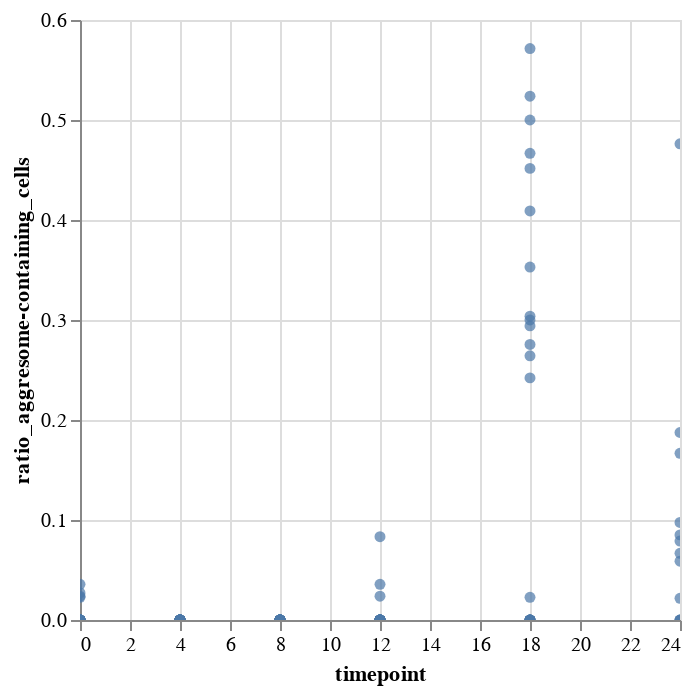

This figure's notebook cell:
### Code cell
alt.Chart(result).mark_circle(size=30).encode(
    x="timepoint",
    y="ratio_aggresome-containing_cells"
).interactive()

### Figure 1 — Vega-Lite specification as saved in the notebook (floating-point values rounded to 4 significant figures)
{"config": {"view": {"continuousWidth": 300, "continuousHeight": 300}}, "data": {"name": "data-06058c861d6c6b917c44b36e37441516"}, "mark": {"type": "circle", "size": 30}, "encoding": {"x": {"field": "timepoint", "type": "quantitative"}, "y": {"field": "ratio_aggresome-containing_cells", "type": "quantitative"}}, "params": [{"name": "param_1", "select": {"type": "interval", "encodings": ["x", "y"]}, "bind": "scales"}], "$schema": "https://vega.github.io/schema/vega-lite/v5.20.1.json", "datasets": {"data-06058c861d6c6b917c44b36e37441516": [{"timepoint": 0, "replicate": 1, "num_cells": 63, "num_aggresomes": 0.0, "ratio_aggresome-containing_cells": 0.0}, {"timepoint": 0, "replicate": 2, "num_cells": 65, "num_aggresomes": 0.0, "ratio_aggresome-containing_cells": 0.0}, {"timepoint": 0, "replicate": 3, "num_cells": 85, "num_aggresomes": 0.0, "ratio_aggresome-containing_cells": 0.0}, {"timepoint": 0, "replicate": 4, "num_cells": 90, "num_aggresomes": 0.0, "ratio_aggresome-containing_cells": 0.0}, {"timepoint": 0, "replicate": 5, "num_cells": 84, "num_aggresomes": 2.0, "ratio_aggresome-containing_cells": 0.02381}, {"timepoint": 0, "replicate": 6, "num_cells": 66, "num_aggresomes": 0.0, "ratio_aggresome-containing_cells": 0.0}, {"timepoint": 0, "replicate": 7, "num_cells": 41, "num_aggresomes": 0.0, "ratio_aggresome-containing_cells": 0.0}, {"timepoint": 0, "replicate": 8, "num_cells": 48, "num_aggresomes": 0.0, "ratio_aggresome-containing_cells": 0.0}, {"timepoint": 0, "replicate": 9, "num_cells": 44, "num_aggresomes": 1.0, "ratio_aggresome-containing_cells": 0.02273}, {"timepoint": 0, "replicate": 10, "num_cells": 37, "num_aggresomes": 1.0, "ratio_aggresome-containing_cells": 0.02703}, {"timepoint": 0, "replicate": 11, "num_cells": 32, "num_aggresomes": 0.0, "ratio_aggresome-containing_cells": 0.0}, {"timepoint": 0, "replicate": 12, "num_cells": 44, "num_aggresomes": 0.0, "ratio_aggresome-containing_cells": 0.0}, {"timepoint": 0, "replicate": 13, "num_cells": 53, "num_aggresomes": 0.0, "ratio_aggresome-containing_cells": 0.0}, {"timepoint": 0, "replicate": 14, "num_cells": 52, "num_aggresomes": 0.0, "ratio_aggresome-containing_cells": 0.0}, {"timepoint": 0, "replicate": 15, "num_cells": 61, "num_aggresomes": 0.0, "ratio_aggresome-containing_cells": 0.0}, {"timepoint": 0, "replicate": 16, "num_cells": 41, "num_aggresomes": 0.0, "ratio_aggresome-containing_cells": 0.0}, {"timepoint": 0, "replicate": 17, "num_cells": 37, "num_aggresomes": 0.0, "ratio_aggresome-containing_cells": 0.0}, {"timepoint": 0, "replicate": 18, "num_cells": 28, "num_aggresomes": 1.0, "ratio_aggresome-containing_cells": 0.03571}, {"timepoint": 0, "replicate": 19, "num_cells": 31, "num_aggresomes": 0.0, "ratio_aggresome-containing_cells": 0.0}, {"timepoint": 0, "replicate": 20, "num_cells": 34, "num_aggresomes": 0.0, "ratio_aggresome-containing_cells": 0.0}, {"timepoint": 0, "replicate": 21, "num_cells": 42, "num_aggresomes": 0.0, "ratio_aggresome-containing_cells": 0.0}, {"timepoint": 4, "replicate": 1, "num_cells": 40, "num_aggresomes": 0.0, "ratio_aggresome-containing_cells": 0.0}, {"timepoint": 4, "replicate": 2, "num_cells": 57, "num_aggresomes": 0.0, "ratio_aggresome-containing_cells": 0.0}, {"timepoint": 4, "replicate": 3, "num_cells": 36, "num_aggresomes": 0.0, "ratio_aggresome-containing_cells": 0.0}, {"timepoint": 4, "replicate": 4, "num_cells": 34, "num_aggresomes": 0.0, "ratio_aggresome-containing_cells": 0.0}, {"timepoint": 4, "replicate": 5, "num_cells": 46, "num_aggresomes": 0.0, "ratio_aggresome-containing_cells": 0.0}, {"timepoint": 4, "replicate": 6, "num_cells": 48, "num_aggresomes": 0.0, "ratio_aggresome-containing_cells": 0.0}, {"timepoint": 4, "replicate": 7, "num_cells": 63, "num_aggresomes": 0.0, "ratio_aggresome-containing_cells": 0.0}, {"timepoint": 4, "replicate": 8, "num_cells": 39, "num_aggresomes": 0.0, "ratio_aggresome-containing_cells": 0.0}, {"timepoint": 4, "replicate": 9, "num_cells": 45, "num_aggresomes": 0.0, "ratio_aggresome-containing_cells": 0.0}, {"timepoint": 4, "replicate": 10, "num_cells": 30, "num_aggresomes": 0.0, "ratio_aggresome-containing_cells": 0.0}, {"timepoint": 4, "replicate": 11, "num_cells": 34, "num_aggresomes": 0.0, "ratio_aggresome-containing_cells": 0.0}, {"timepoint": 4, "replicate": 12, "num_cells": 40, "num_aggresomes": 0.0, "ratio_aggresome-containing_cells": 0.0}, {"timepoint": 4, "replicate": 13, "num_cells": 33, "num_aggresomes": 0.0, "ratio_aggresome-containing_cells": 0.0}, {"timepoint": 4, "replicate": 14, "num_cells": 47, "num_aggresomes": 0.0, "ratio_aggresome-containing_cells": 0.0}, {"timepoint": 4, "replicate": 15, "num_cells": 29, "num_aggresomes": 0.0, "ratio_aggresome-containing_cells": 0.0}, {"timepoint": 4, "replicate": 16, "num_cells": 27, "num_aggresomes": 0.0, "ratio_aggresome-containing_cells": 0.0}, {"timepoint": 4, "replicate": 17, "num_cells": 23, "num_aggresomes": 0.0, "ratio_aggresome-containing_cells": 0.0}, {"timepoint": 4, "replicate": 18, "num_cells": 24, "num_aggresomes": 0.0, "ratio_aggresome-containing_cells": 0.0}, {"timepoint": 4, "replicate": 19, "num_cells": 33, "num_aggresomes": 0.0, "ratio_aggresome-containing_cells": 0.0}, {"timepoint": 4, "replicate": 20, "num_cells": 21, "num_aggresomes": 0.0, "ratio_aggresome-containing_cells": 0.0}, {"timepoint": 4, "replicate": 21, "num_cells": 18, "num_aggresomes": 0.0, "ratio_aggresome-containing_cells": 0.0}, {"timepoint": 8, "replicate": 1, "num_cells": 41, "num_aggresomes": 0.0, "ratio_aggresome-containing_cells": 0.0}, {"timepoint": 8, "replicate": 2, "num_cells": 39, "num_aggresomes": 0.0, "ratio_aggresome-containing_cells": 0.0}, {"timepoint": 8, "replicate": 3, "num_cells": 30, "num_aggresomes": 0.0, "ratio_aggresome-containing_cells": 0.0}, {"timepoint": 8, "replicate": 4, "num_cells": 13, "num_aggresomes": 0.0, "ratio_aggresome-containing_cells": 0.0}, {"timepoint": 8, "replicate": 5, "num_cells": 23, "num_aggresomes": 0.0, "ratio_aggresome-containing_cells": 0.0}, {"timepoint": 8, "replicate": 6, "num_cells": 33, "num_aggresomes": 0.0, "ratio_aggresome-containing_cells": 0.0}, {"timepoint": 8, "replicate": 7, "num_cells": 41, "num_aggresomes": 0.0, "ratio_aggresome-containing_cells": 0.0}, {"timepoint": 8, "replicate": 8, "num_cells": 24, "num_aggresomes": 0.0, "ratio_aggresome-containing_cells": 0.0}, {"timepoint": 8, "replicate": 9, "num_cells": 19, "num_aggresomes": 0.0, "ratio_aggresome-containing_cells": 0.0}, {"timepoint": 8, "replicate": 10, "num_cells": 26, "num_aggresomes": 0.0, "ratio_aggresome-containing_cells": 0.0}, {"timepoint": 8, "replicate": 11, "num_cells": 29, "num_aggresomes": 0.0, "ratio_aggresome-containing_cells": 0.0}, {"timepoint": 8, "replicate": 12, "num_cells": 25, "num_aggresomes": 0.0, "ratio_aggresome-containing_cells": 0.0}, {"timepoint": 8, "replicate": 13, "num_cells": 24, "num_aggresomes": 0.0, "ratio_aggresome-containing_cells": 0.0}, {"timepoint": 8, "replicate": 14, "num_cells": 20, "num_aggresomes": 0.0, "ratio_aggresome-containing_cells": 0.0}, {"timepoint": 8, "replicate": 15, "num_cells": 30, "num_aggresomes": 0.0, "ratio_aggresome-containing_cells": 0.0}, {"timepoint": 8, "replicate": 16, "num_cells": 35, "num_aggresomes": 0.0, "ratio_aggresome-containing_cells": 0.0}, {"timepoint": 8, "replicate": 17, "num_cells": 52, "num_aggresomes": 0.0, "ratio_aggresome-containing_cells": 0.0}, {"timepoint": 8, "replicate": 18, "num_cells": 59, "num_aggresomes": 0.0, "ratio_aggresome-containing_cells": 0.0}, {"timepoint": 8, "replicate": 19, "num_cells": 63, "num_aggresomes": 0.0, "ratio_aggresome-containing_cells": 0.0}, {"timepoint": 8, "replicate": 20, "num_cells": 32, "num_aggresomes": 0.0, "ratio_aggresome-containing_cells": 0.0}, {"timepoint": 12, "replicate": 1, "num_cells": 36, "num_aggresomes": 3.0, "ratio_aggresome-containing_cells": 0.08333}, {"timepoint": 12, "replicate": 2, "num_cells": 36, "num_aggresomes": 0.0, "ratio_aggresome-containing_cells": 0.0}, {"timepoint": 12, "replicate": 3, "num_cells": 36, "num_aggresomes": 0.0, "ratio_aggresome-containing_cells": 0.0}, {"timepoint": 12, "replicate": 4, "num_cells": 33, "num_aggresomes": 0.0, "ratio_aggresome-containing_cells": 0.0}, {"timepoint": 12, "replicate": 5, "num_cells": 38, "num_aggresomes": 0.0, "ratio_aggresome-containing_cells": 0.0}, {"timepoint": 12, "replicate": 6, "num_cells": 44, "num_aggresomes": 0.0, "ratio_aggresome-containing_cells": 0.0}, {"timepoint": 12, "replicate": 7, "num_cells": 49, "num_aggresomes": 0.0, "ratio_aggresome-containing_cells": 0.0}, {"timepoint": 12, "replicate": 8, "num_cells": 28, "num_aggresomes": 1.0, "ratio_aggresome-containing_cells": 0.03571}, {"timepoint": 12, "replicate": 9, "num_cells": 45, "num_aggresomes": 0.0, "ratio_aggresome-containing_cells": 0.0}, {"timepoint": 12, "replicate": 10, "num_cells": 37, "num_aggresomes": 0.0, "ratio_aggresome-containing_cells": 0.0}, {"timepoint": 12, "replicate": 11, "num_cells": 53, "num_aggresomes": 0.0, "ratio_aggresome-containing_cells": 0.0}, {"timepoint": 12, "replicate": 12, "num_cells": 42, "num_aggresomes": 1.0, "ratio_aggresome-containing_cells": 0.02381}, {"timepoint": 12, "replicate": 13, "num_cells": 47, "num_aggresomes": 0.0, "ratio_aggresome-containing_cells": 0.0}, {"timepoint": 12, "replicate": 14, "num_cells": 47, "num_aggresomes": 0.0, "ratio_aggresome-containing_cells": 0.0}, {"timepoint": 12, "replicate": 15, "num_cells": 39, "num_aggresomes": 0.0, "ratio_aggresome-containing_cells": 0.0}, {"timepoint": 12, "replicate": 16, "num_cells": 48, "num_aggresomes": 0.0, "ratio_aggresome-containing_cells": 0.0}, {"timepoint": 12, "replicate": 17, "num_cells": 53, "num_aggresomes": 0.0, "ratio_aggresome-containing_cells": 0.0}, {"timepoint": 12, "replicate": 18, "num_cells": 44, "num_aggresomes": 0.0, "ratio_aggresome-containing_cells": 0.0}, {"timepoint": 12, "replicate": 19, "num_cells": 54, "num_aggresomes": 0.0, "ratio_aggresome-containing_cells": 0.0}, {"timepoint": 12, "replicate": 20, "num_cells": 52, "num_aggresomes": 0.0, "ratio_aggresome-containing_cells": 0.0}, {"timepoint": 18, "replicate": 1, "num_cells": 98, "num_aggresomes": 27.0, "ratio_aggresome-containing_cells": 0.2755}, {"timepoint": 18, "replicate": 2, "num_cells": 95, "num_aggresomes": 23.0, "ratio_aggresome-containing_cells": 0.2421}, {"timepoint": 18, "replicate": 3, "num_cells": 30, "num_aggresomes": 14.0, "ratio_aggresome-containing_cells": 0.4667}, {"timepoint": 18, "replicate": 4, "num_cells": 28, "num_aggresomes": 16.0, "ratio_aggresome-containing_cells": 0.5714}, {"timepoint": 18, "replicate": 5, "num_cells": 79, "num_aggresomes": 24.0, "ratio_aggresome-containing_cells": 0.3038}, {"timepoint": 18, "replicate": 6, "num_cells": 53, "num_aggresomes": 14.0, "ratio_aggresome-containing_cells": 0.2642}, {"timepoint": 18, "replicate": 7, "num_cells": 34, "num_aggresomes": 10.0, "ratio_aggresome-containing_cells": 0.2941}, {"timepoint": 18, "replicate": 8, "num_cells": 21, "num_aggresomes": 11.0, "ratio_aggresome-containing_cells": 0.5238}, {"timepoint": 18, "replicate": 9, "num_cells": 17, "num_aggresomes": 6.0, "ratio_aggresome-containing_cells": 0.3529}, {"timepoint": 18, "replicate": 10, "num_cells": 20, "num_aggresomes": 6.0, "ratio_aggresome-containing_cells": 0.3}, {"timepoint": 18, "replicate": 11, "num_cells": 31, "num_aggresomes": 14.0, "ratio_aggresome-containing_cells": 0.4516}, {"timepoint": 18, "replicate": 12, "num_cells": 26, "num_aggresomes": 13.0, "ratio_aggresome-containing_cells": 0.5}, {"timepoint": 18, "replicate": 13, "num_cells": 22, "num_aggresomes": 9.0, "ratio_aggresome-containing_cells": 0.4091}, {"timepoint": 18, "replicate": 14, "num_cells": 40, "num_aggresomes": 0.0, "ratio_aggresome-containing_cells": 0.0}, {"timepoint": 18, "replicate": 15, "num_cells": 30, "num_aggresomes": 0.0, "ratio_aggresome-containing_cells": 0.0}, {"timepoint": 18, "replicate": 16, "num_cells": 44, "num_aggresomes": 1.0, "ratio_aggresome-containing_cells": 0.02273}, {"timepoint": 18, "replicate": 17, "num_cells": 40, "num_aggresomes": 0.0, "ratio_aggresome-containing_cells": 0.0}, {"timepoint": 18, "replicate": 18, "num_cells": 51, "num_aggresomes": 0.0, "ratio_aggresome-containing_cells": 0.0}, {"timepoint": 18, "replicate": 19, "num_cells": 47, "num_aggresomes": 0.0, "ratio_aggresome-containing_cells": 0.0}, {"timepoint": 18, "replicate": 20, "num_cells": 34, "num_aggresomes": 0.0, "ratio_aggresome-containing_cells": 0.0}, {"timepoint": 18, "replicate": 21, "num_cells": 31, "num_aggresomes": 0.0, "ratio_aggresome-containing_cells": 0.0}, {"timepoint": 18, "replicate": 22, "num_cells": 38, "num_aggresomes": 0.0, "ratio_aggresome-containing_cells": 0.0}, {"timepoint": 24, "replicate": 1, "num_cells": 36, "num_aggresomes": 0.0, "ratio_aggresome-containing_cells": 0.0}, {"timepoint": 24, "replicate": 2, "num_cells": 48, "num_aggresomes": 9.0, "ratio_aggresome-containing_cells": 0.1875}, {"timepoint": 24, "replicate": 3, "num_cells": 30, "num_aggresomes": 5.0, "ratio_aggresome-containing_cells": 0.1667}, {"timepoint": 24, "replicate": 4, "num_cells": 47, "num_aggresomes": 4.0, "ratio_aggresome-containing_cells": 0.08511}, {"timepoint": 24, "replicate": 5, "num_cells": 38, "num_aggresomes": 3.0, "ratio_aggresome-containing_cells": 0.07895}, {"timepoint": 24, "replicate": 6, "num_cells": 46, "num_aggresomes": 1.0, "ratio_aggresome-containing_cells": 0.02174}, {"timepoint": 24, "replicate": 7, "num_cells": 30, "num_aggresomes": 2.0, "ratio_aggresome-containing_cells": 0.06667}, {"timepoint": 24, "replicate": 8, "num_cells": 36, "num_aggresomes": 0.0, "ratio_aggresome-containing_cells": 0.0}, {"timepoint": 24, "replicate": 9, "num_cells": 45, "num_aggresomes": 0.0, "ratio_aggresome-containing_cells": 0.0}, {"timepoint": 24, "replicate": 10, "num_cells": 34, "num_aggresomes": 2.0, "ratio_aggresome-containing_cells": 0.05882}, {"timepoint": 24, "replicate": 11, "num_cells": 41, "num_aggresomes": 4.0, "ratio_aggresome-containing_cells": 0.09756}, {"timepoint": 24, "replicate": 12, "num_cells": 42, "num_aggresomes": 20.0, "ratio_aggresome-containing_cells": 0.4762}]}}
